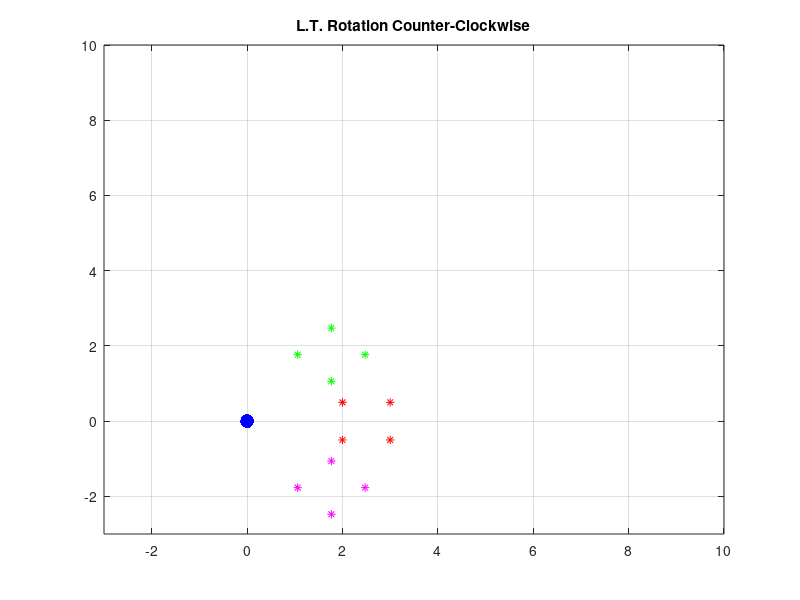

Here is the MATLAB script that generated this plot:
% Linear Transformations
% 07/2017
% Rodrigo Vimieiro

%%
close all;clear all;clc


%Cubo
Object = [  2    3   2   3
          -0.5 -0.5 0.5 0.5];
      
plot(Object(1,1:end),Object(2,1:end),'r*')
hold on

%Origin
plot(0,0,'b.','MarkerSize',30)

%% Rotation Matrix Counter-Clockwise
teta = 45;
LinearTranfM = [cosd(teta) -sind(teta)
                sind(teta)  cosd(teta)];
   
%Linear transformation
Result = LinearTranfM * Object;

%Showing results
plot(Result(1,1:end),Result(2,1:end),'g*')

%% Rotation Matrix Clockwise
teta = 45;
LinearTranfM = [ cosd(teta) sind(teta)
                -sind(teta) cosd(teta)];
   
%Linear transformation
Result = LinearTranfM * Object;

%Showing results
plot(Result(1,1:end),Result(2,1:end),'m*')
axis([-3 10 -3 10])
title('L.T. Rotation Counter-Clockwise');
grid on
  
  